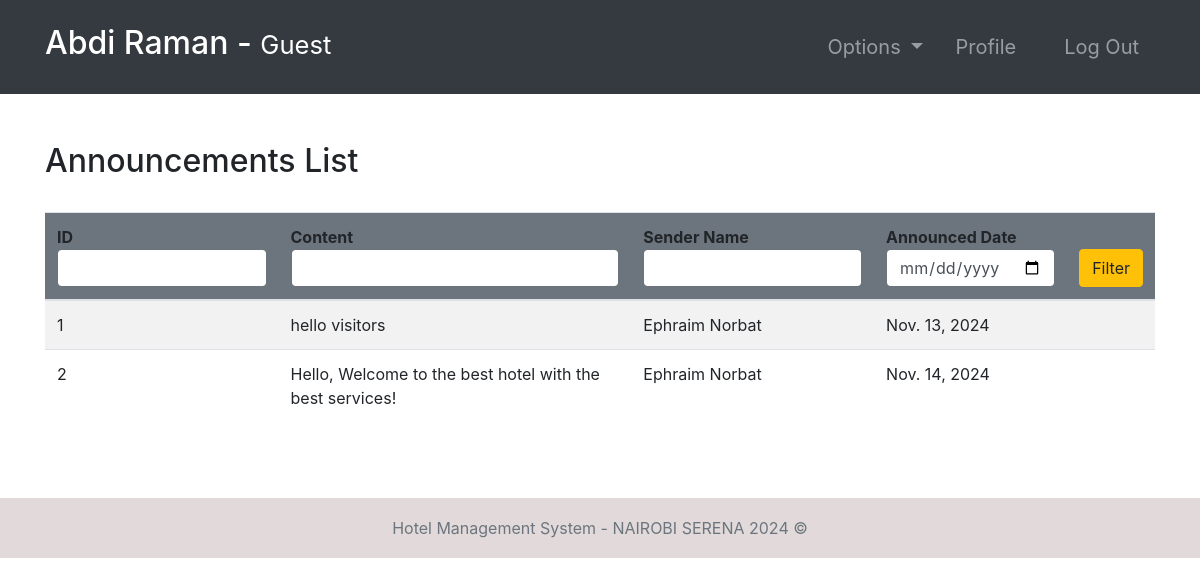
Screenshot of /announcements/ (signed in) with the database file from the repository.
### hotel/models.py (models this page shows, shortened)
class Announcement(models.Model):
    content = models.TextField()
    sender = models.ForeignKey(Employee, null=True, on_delete=models.CASCADE)
    date = models.DateField(default=timezone.now)

### accounts/models.py (models this page shows, shortened)
class Employee(models.Model):
    user = models.OneToOneField(User, null=True, on_delete=models.CASCADE)
    phoneNumber = PhoneNumberField(unique=True)
    salary = models.FloatField()

### hotel/views.py (the view, shortened to what this page needs)
# urls.py: path('announcements/', announcements, name="announcements"),
@ login_required(login_url='login')
def announcements(request):
    role = str(request.user.groups.all()[0])
    path = role + "/"
    announcements = Announcement.objects.all()
    context = {
        "role": role,
        'announcements': announcements
    }
    return render(request, path + "announcements.html", context)

### Templates/guest/announcements.html
{% extends '../index.html' %}
{% block context %}
{% include '../common_pages/authorized-announcements.html' %}
{% endblock %}

### Templates/incs/nav.html (shortened to what this page needs)
<nav class="navbar navbar-dark bg-dark navbar-expand-lg py-3 " role="navigation">
    <div class="container">
        <a href="" class="navbar-brand">
            <h2 class="text-capitalize">
                {{ request.user.first_name }} {{ request.user.last_name }} -
                <small>
                    {{ role }}
                </small>
            </h2>
        </a>
        <div class="collapse navbar-collapse" id="navbarTags">
            <ul class="navbar-nav ml-auto">
                <li class="nav-item dropdown p-2">
                    <a class="nav-link dropdown-toggle" href="#" id="navbarDropdown" role="button"
                        data-toggle="dropdown" aria-haspopup="true" aria-expanded="false">
                        Options
                    </a>
                </li>
                <li class="nav-item mr-3 p-2">
                    {% if role == 'guest' %}
                    <a href="{% url 'guest-profile' user.id %}" class="nav-link">Profile</a>
                    {% endif %}
                </li>
                <li class="nav-item p-2 ">
                    <a href="{% url 'logout' %}" class="nav-link">Log Out</a>
                </li>
            </ul>
        </div>
    </div>
</nav>

### Templates/common_pages/authorized-announcements.html (shortened to what this page needs)
<div class="container py-5">
    <div class="table-header row">
        <div class="col-sm-12 col-md-12 col-lg-4 mb-4">
            <h2>Announcements List</h2>
        </div>
    </div>
    <table class="table table-hover table-striped">
        <thead class="bg-secondary rounded">
            <tr>
                <form action="" method="POST">
                    <th>ID<input type="number" name="id" value="{{id}}" class="form-control border border-secondary">
                    </th>
                    <th>Content<input type="text" name="content" value="{{content}}"
                            class="form-control border border-secondary"></th>
                    <th>Sender Name<input type="text" name="name" value="{{name}}"
                            class="form-control border border-secondary"></th>
                    <th>Announced Date<input type="date" class="form-control border border-secondary" name="date"
                            value="{{date}}"></th>
                    <th><button type="submit" name="filter" class="btn btn-warning w-100">Filter</button></th>
                </form>
            </tr>
        </thead>
        <tbody>
            {% for announcement in announcements %}
            <tr>
                <td>{{announcement.id}}</td>
                <td>{{announcement.content}}</td>
                <td>{{announcement.sender.user.first_name}} {{announcement.sender.user.last_name}}</td>
                <td>{{announcement.date}}</td>
                {% if role == "manager" or role == "admin" %}
                <td> <a href="{% url 'deleteAnnouncement' announcement.id %}"
                        class="btn btn-sm btn-danger px-3">Delete</a> </td>
                {% else %}
                <td></td>
                {% endif %}
            </tr>
            {% endfor %}
        </tbody>
    </table>
</div>

### static/css/main.css (style rules this page uses)
* { margin: 0; padding: 0; -webkit-font-smoothing: antialiased; }
body { position: relative; }
nav .nav-item { font-size: 20px; }

### rows the page displays
Announcement: id "1", content "hello visitors", sender.user.first_name "Ephraim", sender.user.last_name "Norbat", date "Nov. 13, 2024"
Announcement: id "2", content "Hello, Welcome to the best hotel with the best services!", sender.user.first_name "Ephraim", sender.user.last_name "Norbat", date "Nov. 14, 2024"

### other values shown
{{ request.user.first_name }} "Abdi"
{{ request.user.last_name }} "Raman"
{{ role }} "Guest"
